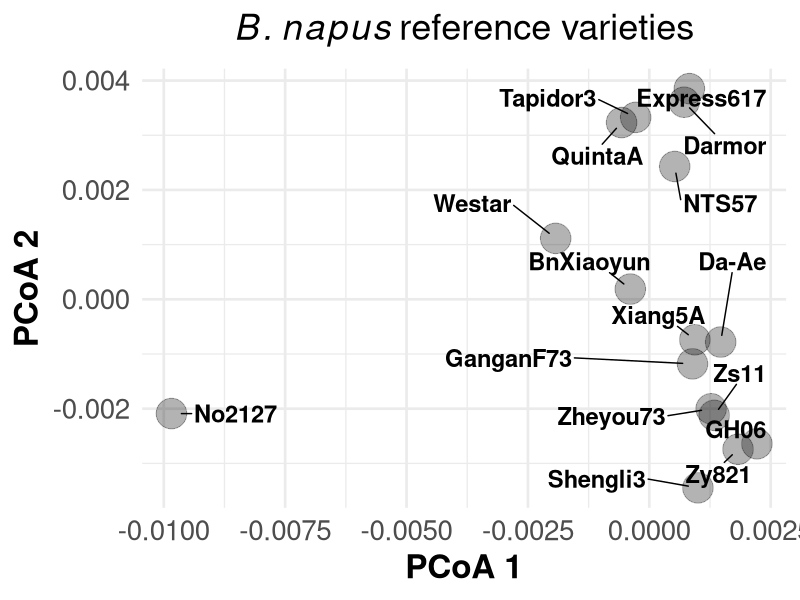

R code for this plot:
## ---- chunk 1
# Install packages once if needed:
# install.packages(c("ape", "ggplot2", "ggrepel"))

library(ape)
library(ggplot2)
library(ggrepel)
## ---- chunk 2

# 1. Read the distance matrix
dist_mat <- read.table(
  "data/bnaipus16_distances.tab",
  header = TRUE,
  row.names = 1,
  check.names = FALSE
)

# 2. Make sure column names match row names (same order)
colnames(dist_mat) <- rownames(dist_mat)

# OPTIONAL: check it’s symmetric
all(rownames(dist_mat) == colnames(dist_mat))

# 3. Run PCoA (ape::pcoa)
dist_obj <- as.dist(dist_mat)
pcoa_res <- pcoa(dist_obj)

# 4. Build a data frame for plotting
pcoa_df <- as.data.frame(pcoa_res$vectors[, 1:2])
pcoa_df$variety <- rownames(pcoa_df)

# 5. Plot with ggplot
ggplot(pcoa_df, aes(x = Axis.1, y = Axis.2, label = variety)) +
  
  # Draw large points
  geom_point(size = 10, alpha = 0.3) +
  
  # Repel text away from points & other labels
  geom_text_repel(
    size = 6, 
    fontface = "bold",
    box.padding = 1.0,       # push text away from point
    point.padding = 0.8,     # treat point as having width/height
    min.segment.length = 0,
    max.overlaps = Inf
  ) +

  theme_minimal(base_size = 20) +
  theme(
    axis.title = element_text(size = 24, face = "bold"),
    axis.text = element_text(size = 20),
    plot.title = element_text(size = 26, face = "bold", hjust = 0.5)
  ) +
  labs(
    x = "PCoA 1",
    y = "PCoA 2",
    title = bquote(italic(B.~napus) ~ "reference varieties")
  )

# 6. Save the plot to a file (so you can open it)
#ggsave("bnapus_pcoa.png", plot = p, width = 6, height = 5, dpi = 300)

